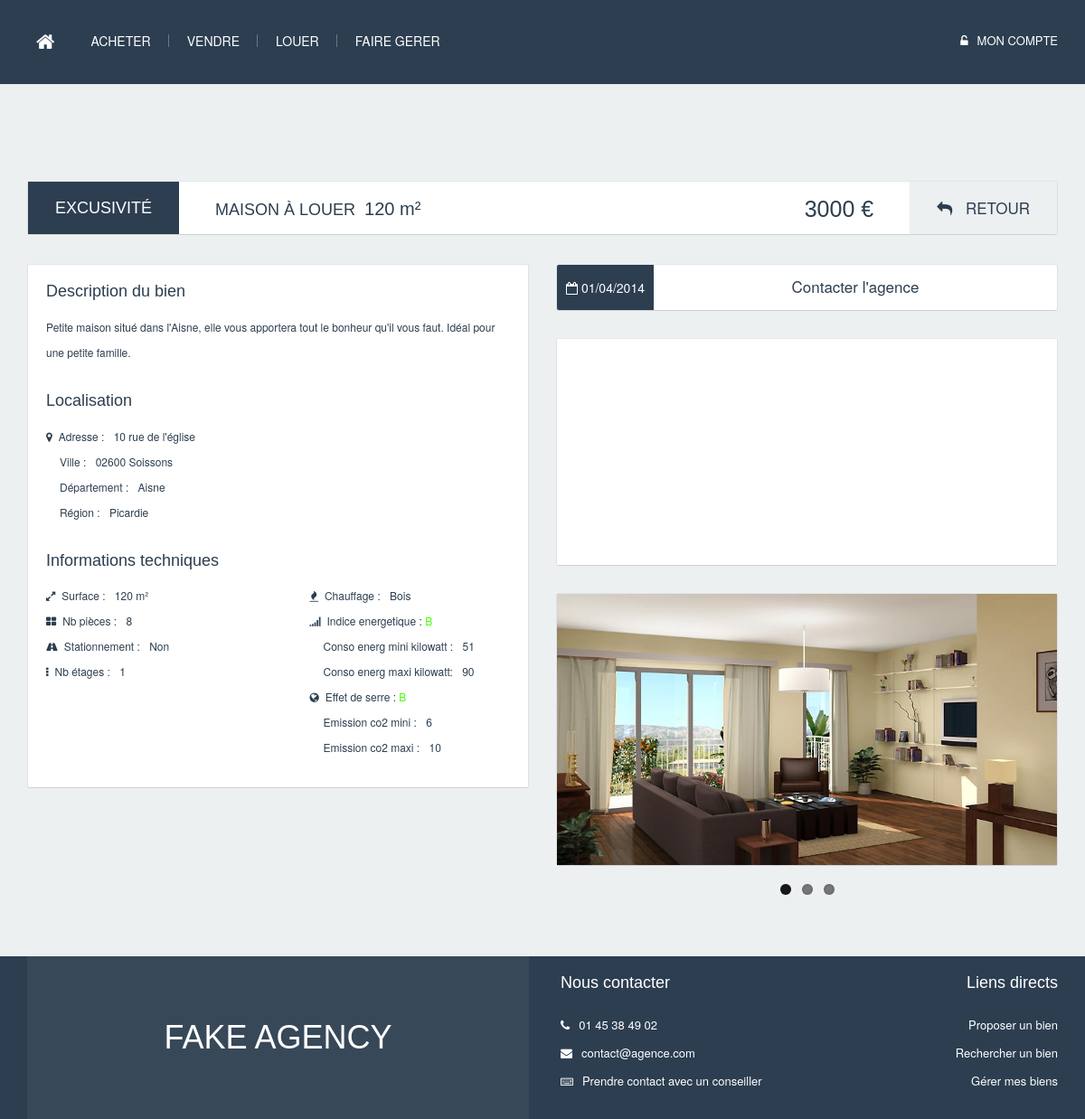
The page /visualisation_bien/bien.php?id_bien_immobilier=3 on the database its author committed.
### tables this page shows
CREATE TABLE Maison(
        superficie_jardin  Int ,
        id_bien_immobilier Int NOT NULL ,
        PRIMARY KEY (id_bien_immobilier )
);

CREATE TABLE Bien_immobilier(
        id_bien_immobilier     int (11) Auto_increment  NOT NULL ,
        prix                   Double ,
        superficie             Int ,
        nb_pieces              Int ,
        descriptif             Varchar (255) ,
        parking                Bool ,
        nb_etages              Int ,
        date_parution          TimeStamp ,
        id_personne_locataire  Int ,
        id_personne_proprio    Int ,
        id_personne_gest       Int ,
        id_agence_vendeur      Int ,
        id_agence_loueur       Int ,
        id_type_chauffage      Int ,
        id_adresse             Int ,
        id_gaz                 Int ,
        id_consommation_energetique Int ,
        PRIMARY KEY (id_bien_immobilier )
);

CREATE TABLE Adresse(
        id_adresse     int (11) Auto_increment  NOT NULL ,
        code_postal    Varchar (25) ,
        ville          Varchar (255) ,
        rue            Varchar (255) ,
        numero_rue     Int ,
        id_departement Int ,
        PRIMARY KEY (id_adresse )
);

CREATE TABLE Departement(
        id_departement   int (11) Auto_increment  NOT NULL ,
        code_departement char (2) ,
        nom_departement  Varchar (255) ,
        id_region        Int ,
        PRIMARY KEY (id_departement )
);

CREATE TABLE Region(
        id_region  int (11) Auto_increment  NOT NULL ,
        nom_region Varchar (255) ,
        ville_chef Varchar (255) ,
        PRIMARY KEY (id_region )
);

CREATE TABLE Type_chauffage(
        id_type_chauffage  int (11) Auto_increment  NOT NULL ,
        nom_type_chauffage Varchar (255) NOT NULL ,
        PRIMARY KEY (id_type_chauffage )
);

CREATE TABLE Consommation_energetique_classe(
        id_consommation_energetique   int (11) Auto_increment  NOT NULL ,
        nom_consommation_energetique  Varchar (25) ,
        conso_kilowatt_an_mcarre_mini Int ,
        conso_kilowatt_an_mcarre_maxi Int ,
        PRIMARY KEY (id_consommation_energetique )
);

CREATE TABLE Gaz_a_effet_de_serre_classe(
        id_gaz                           int (11) Auto_increment  NOT NULL ,
        nom_gaz                          Varchar (255) ,
        emission_kilo_co2_an_mcarre_mini Int ,
        emission_kilo_co2_an_mcarre_maxi Int ,
        PRIMARY KEY (id_gaz)
);

### functions_php/visualisation_bien/affichage_result.php (the view, shortened to what the rows shown need)
<?php
	require_once(dirname(__FILE__).'/../user_utils/getUtils_html.php');
	require_once(dirname(__FILE__).'/../recherche_biens/search.php');
	require_once(dirname(__FILE__).'/getUtils.php');
	function affichage_base_visu($id_bien_immobilier,$is_for_lambda){
		$link_retour = getPathRoot().'result.php';
		$res=searchBase(array('id_bien_immobilier'=>$id_bien_immobilier,'is_for_lambda'=>$is_for_lambda));
		$res = $res[0];
		$prix			= empty($res['prix']) 			? '': $res['prix'].' €';
		$descriptif 	= empty($res['descriptif']) 	? '...': $res['descriptif'];
		$surface 		= empty($res['superficie']) 	? '' : "<p><i class='fa fa-expand'></i><span>Surface :</span> {$res['superficie']} m&sup2;</p>";
		$jardin 		= empty($res['jardin']) 		? '' : "<p><i class='fa fa-picture-o'></i><span>Jardin :</span> {$res['jardin']} m&sup2;</p>";
		$nb_pieces 		= empty($res['nb_pieces'])		? '' : "<p><i class='fa fa-th-large'></i><span>Nb pièces :</span> {$res['nb_pieces']}</p>";
		$parking 		= !empty($res['parking']) && $res['parking']==1	? "<p><i class='fa fa-road'></i><span>Stationnement :</span> Non</p>" :"<p><i class='fa fa-road'></i><span>Stationnement :</span> Oui</p>";
		$nb_etages 		= empty($res['nb_etages'])		? '' : "<p><i class='fa fa-ellipsis-v'></i><span>Nb étages :</span> {$res['nb_etages']}</p>";
		$chauffage 		= empty($res['infos_chauffage']['nom_type_chauffage'])	? '' : "<p><i class='fa fa-fire'></i><span>Chauffage :</span> {$res['infos_chauffage']['nom_type_chauffage']} </p>";
		$type_bien 		= empty($res['info_type_bien']) ? '' : $res['info_type_bien'] ;
		$type_achat_location	= empty($res['info_type_achat_location']) ? '' : $res['info_type_achat_location'] ;
		$consommation_energetique ='';
		$gaz ='';
		$ascenseur ='';
		$adresse='';
		if(!empty($res['infos_conso_energetique']) && !empty($res['infos_conso_energetique']['id_consommation_energetique'])){
			$classe='indice_'.trim(strtoupper($res['infos_conso_energetique']['nom_consommation_energetique']));
			$consommation_energetique=<<<HTML
				<p><i class="fa fa-signal"></i>Indice energetique : <span class="$classe" >{$res['infos_conso_energetique']['nom_consommation_energetique']}</span></p>
				<p class="padleft35"><span>Conso energ mini kilowatt :</span> {$res['infos_conso_energetique']['conso_kilowatt_an_mcarre_mini']}</p>
				<p class="padleft35"><span>Conso energ maxi kilowatt:</span> {$res['infos_conso_energetique']['conso_kilowatt_an_mcarre_maxi']}</p>
HTML;
		}
		if(!empty($res['infos_gaz']) && !empty($res['infos_gaz']['id_gaz'])){
			$classe='indice_'.trim(strtoupper($res['infos_gaz']['nom_gaz']));
			$gaz=<<<HTML
				<p><i class="fa fa-globe"></i>Effet de serre :<span class="$classe"> {$res['infos_gaz']['nom_gaz']}</span></p>
				<p class="padleft35" ><span>Emission co2 mini :</span> {$res['infos_gaz']['emission_kilo_co2_an_mcarre_mini']}</p>
				<p class="padleft35"><span>Emission co2 maxi :</span> {$res['infos_gaz']['emission_kilo_co2_an_mcarre_maxi']}</p>
HTML;
		}
		if(!empty($res['infos_adresse']) && !empty($res['infos_adresse']['id_adresse'])){
			$adresse_rue='';
			$adresse_numero_rue='';
			$adresse_dep='';
			$adresse_region='';
			$adresse_code_postal='';
			$adresse_ville='';
			if(!empty($res['infos_adresse']['rue']))
				$adresse_rue=$res['infos_adresse']['rue'];
			if(!empty($res['infos_adresse']['numero_rue']))
				$adresse_numero_rue=$res['infos_adresse']['numero_rue'];
			if(!empty($res['infos_adresse']['nom_departement']))
				$adresse_dep=$res['infos_adresse']['nom_departement'];
			if(!empty($res['infos_adresse']['code_postal']))
				$adresse_code_postal=$res['infos_adresse']['code_postal'];
			if(!empty($res['infos_adresse']['ville']))
				$adresse_ville=$res['infos_adresse']['ville'];
			if(!empty($res['infos_adresse']['nom_region']))
				$adresse_region=$res['infos_adresse']['nom_region'];
			$adresse.=<<<HTML
				<p><i class="fa fa-map-marker"></i><span>Adresse :</span> $adresse_numero_rue $adresse_rue</p>
				<p class="padleft35"><span>Ville :</span> $adresse_code_postal <span id='ville_map'>$adresse_ville</span></p>
				<p class="padleft35"><span>Département :</span> $adresse_dep</p>
				<p class="padleft35"><span>Région :</span> $adresse_region</p>
HTML;
		}
		$phrase_type_bien_type_operation_superficie = '';
		if(!empty($type_bien))
			$phrase_type_bien_type_operation_superficie.=$type_bien." ";
		if(!empty($type_achat_location)){
			if(trim(strtolower($type_achat_location)) == 'location')
				$type_achat_location ='louer';
			else
				$type_achat_location ='acheter';
		}
			$phrase_type_bien_type_operation_superficie.='à '.$type_achat_location;
		if(!empty($res['superficie']))
			$phrase_type_bien_type_operation_superficie.=" <span>".$res['superficie']." m&sup2;</span>";
		$date_parution='';
		if(!empty($res['date_parution'])){
			$date_formated_base = getDateFormatedVisuBase($res['date_parution']);
			$date_formated_details = getDateFormatedVisuDetails($res['date_parution']);
			$date_parution = "<i class='fa fa-calendar-o'></i> {$date_formated_base} {$date_formated_details}";
		}
		$result_html=<<<HTML
		<section class="bg-grey first-section" >
			<div class="container margin60">
				<div class="row">
					<div class="col-md-12">
						<div class="bien-spe-title bg-white">
							<div class="bien-spe-title-alert">
								<h4>Excusivité</h4>
							</div>
							<h2>$phrase_type_bien_type_operation_superficie</h2>
							<div class="bien-spe-title-back">
								<a href="$link_retour"><i class="fa fa-reply"></i> Retour</a>
							</div>
							<h3>$prix</h3>
						</div>
					</div>
				</div>
			</div>
			<div class="container margin30">
				<div class="row">
					<div class="col-md-6">
						<div class="bien-spe-desc bg-white">
							<h4>Description du bien</h4>
							<p class="desc-p-bien"> $descriptif</p>
							<h4>Localisation</h4>
							$adresse
							<h4>Informations techniques</h4>
							<div class="row">
								<div class="col-md-6">
									$surface
									$jardin
									$nb_pieces
									$parking
									$nb_etages
									$ascenseur
								</div>
								<div class="col-md-6">
									$chauffage
									$consommation_energetique
									$gaz
								</div>
							</div>
						</div>
					</div>
					<div class="col-md-6">
						<div class="bien-spe-contact bg-white">
							<div class="bien-spe-desc-mel">$date_parution</div>
							<a href="mailto:contact@fakeagency.com">Contacter l'agence</a>
						</div>
						<div class="margin30 bg-white">
							<div id="map-canvas" style='height:250px'></div>
						</div>
						<div class="bien-spe-pic bg-white margin30">
							<div class="flexslider">
								<ul class="slides">
									<li>
										<img src="../img/biens/1.jpg" />
									</li>
									<li>
										<img src="../img/biens/2.jpg" />
									</li>
									<li>
										<img src="../img/biens/3.jpg" />
									</li>
								</ul>
							</div>
						</div>
					</div>
				</div>
			</div>
		</section>
HTML;
	return $result_html;
	}

### rows shown on the page
maison: id_bien_immobilier.superficie "120", id_bien_immobilier.prix "3000 €", id_bien_immobilier.descriptif "Petite maison situé dans l'Aisne, elle vous apportera tout le bonheur qu'il vous faut. Idéal pour une petite famille.", id_bien_immobilier.nb_pieces "8", id_bien_immobilier.nb_etages "1", id_bien_immobilier.date_parution "01/04/2014"
adresse: numero_rue "10", rue "rue de l'église", code_postal "02600", ville "Soissons", id_departement.nom_departement "Aisne", region.nom_region "Picardie"
type_chauffage: nom_type_chauffage "Bois"
consommation_energetique_classe: nom_consommation_energetique "B", conso_kilowatt_an_mcarre_mini "51", conso_kilowatt_an_mcarre_maxi "90"
gaz_a_effet_de_serre_classe: nom_gaz "B", emission_kilo_co2_an_mcarre_mini "6", emission_kilo_co2_an_mcarre_maxi "10"

### other values the page prints
$phrase_type_bien_type_operation_superficie "MAISON À LOUER"
